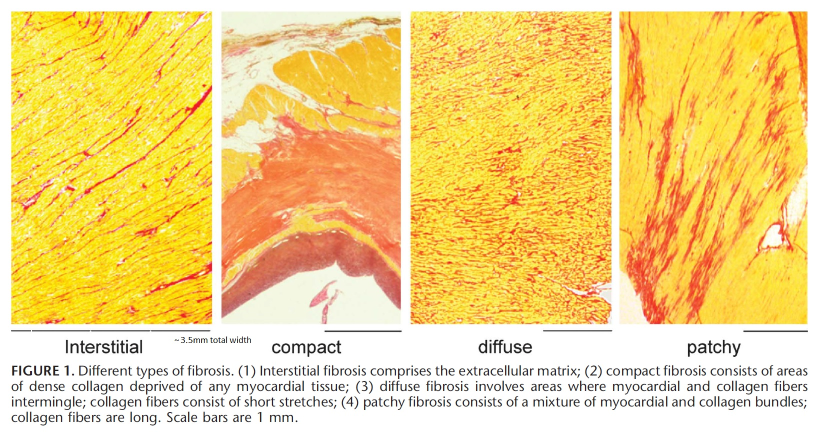
%> input picture micro_fibrosis.jpg, 1658 x 863 px (shown at 1/2 size)
$ octave --eval "makePerlinPopulationNoFibres;"   (GNU Octave 9; MATLAB toolbox functions it lacks are replaced by stand-ins)
%> lines starting %> are read from the running program, lines starting %| are printed output that depends on the picture; in (x1, y1, x2, y2) boxes, pixels count from 0 and x2, y2 are one past the last pixel; in counts of white or black regions, pixels touching at a corner belong together; the program's own positions count from 1
### FibrosisImageLoader.m
function fibro_maps = FibrosisImageLoader(reduce, cut_compact)
%> called with reduce = 1
% This function loads the source image of microfibrosis histology and
% converts the four different patterns into presence/absence maps via
% thresholding. The user specifies a single input, a boolean specifying
% whether or not to use 'reduced' patterns (representative sections of the
% full patterns). Maps are stored in a cell vector, with ordering
%        {interstitial, compact, diffuse, patchy}
%
% If a second argument is supplied, and set to true (1), then additional
% material will be cut from the compact pattern. Only used if reduce is
% also specified.

% First, load in the raw image
im = imread('micro_fibrosis.jpg');
%> im is the input picture: size 863x1658x3 uint8; mean R, G, B 243.5, 212.8, 133

% Define the threshold value in the green channel that determines fibrosis
% presence (decrease vaulue to increase fibrotic density - current value
% selected by experimentation)
green_threshold_val = 180;

% Define the size of the representative subsections (used if user specifies
% 'reduce' flag
subregion_width = 250;
subregion_height = 400;

% Define starting locations of the representative subsection for each image
% Each location is specified from the top-left corner
subregion_starts = [
    [100,120];
    [100,175];
    [50,125];
    [85,110]
    ];

% Create vectors of the amount of blue averaged along rows and columns
% (blue is best colour for picking out the starts and ends of each image
% in this case)
rows_B = mean(im(:,:,3),2);
%> rows_B = 863 values, max 255 at index 1, min 77.93 at index 496, mean 133
cols_B = mean(im(:,:,3),1);
%> cols_B = 1658 values, max 255 at index 1, min 89.6 at index 311, mean 133

% Define cutoff values for where images start and end in terms of these
% average values across columns/rows (values selected by plotting the above
% vectors and inspecting the output)
blue_cutoff_rows = 140;
blue_cutoff_cols = 180;

% All images start and end at the same vertical location, so top/bottom
% image boundaries may be found outside of the below loop
vert_start = find( rows_B < blue_cutoff_rows, 1);
%> vert_start = 25
vert_finish = find( rows_B < blue_cutoff_rows, 1, 'last');
%> vert_finish = 647

% Assume if not specified a flag for 'reduce', that no reduction is desired
if nargin < 1
    reduce = 0;
end

% Initialise the cell variable used to store the final patterns
fibro_maps = cell(1,4);

% Loop over the four images, thresholding each to get a presence/absence
% map for fibrosis
search_start = 1;
for k = 1:4

    % Find first point to the right of current location that goes below
    % the cutoff blue amount. Cutoff selected again by
    horz_start = search_start - 1 + find(cols_B(search_start:end) < blue_cutoff_cols, 1);
    % Find next point that goes above cutoff blue amount (subtract one so
    % this point is not included)
    horz_end = horz_start - 1 + find(cols_B(horz_start:end) >= blue_cutoff_cols, 1) - 1;

    % Now that image bounds are known
    image_G = squeeze(im(vert_start:vert_finish, horz_start:horz_end,2));

    % If using reduced images, cut out the representative sections (as
    % specified above) from the full images
    if reduce
        image_G = image_G( subregion_starts(k,2):subregion_starts(k,2)+subregion_height-1 , subregion_starts(k,1):subregion_starts(k,1)+subregion_width-1 );
    end

    % Convert this image into a presence/absence map for collagen by
    % thresholding the green channel as specified
    fibro_maps{k} = image_G < green_threshold_val;

    % Update beginning of search for next image
    search_start = horz_end+1;

end
%> this loop made 4 passes
%> (horz_start, horz_end, search_start) on passes 1 to 4: (24, 424, 425), (445, 801, 802), (822, 1223, 1224), (1240, 1614, 1615)
%> pass 1, in FibrosisImageLoader, `image_G = squeeze(im(vert_start:vert_finish, horz_start:horz_end,2));`:
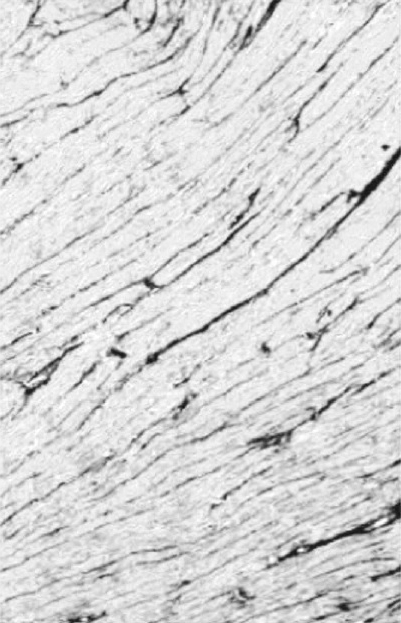
%> image_G: size 623x401 uint8; min 19, max 255, mean 214.8
%> pass 1, in FibrosisImageLoader, `image_G = image_G( subregion_starts(k,2):subregion_starts(k,2)+subregi..`:
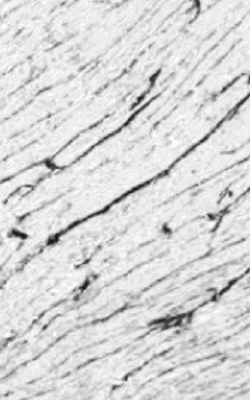
%> image_G: size 400x250 uint8; min 20, max 255, mean 216.2
%> pass 2, in FibrosisImageLoader, `image_G = squeeze(im(vert_start:vert_finish, horz_start:horz_end,2));`:
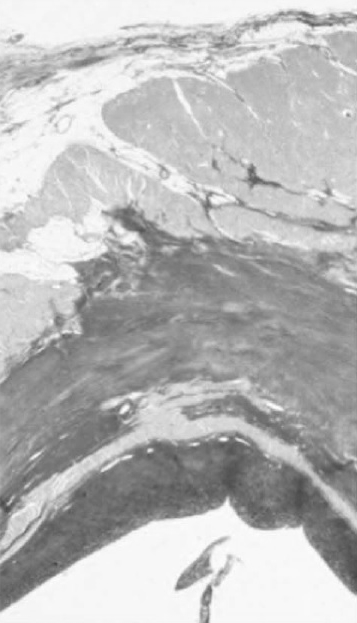
%> image_G: size 623x357 uint8; min 68, max 255, mean 184.5
%> pass 2, in FibrosisImageLoader, `image_G = image_G( subregion_starts(k,2):subregion_starts(k,2)+subregi..`:
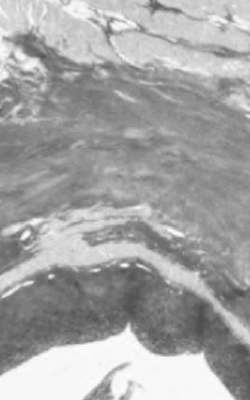
%> image_G: size 400x250 uint8; min 73, max 254, mean 164.8
%> after the loop, fibro_maps = 4 items

% Remove the questionable parts of the compact pattern using a 'fill
% remove' command on each contiguous piece of fibrosis at the boundary
% section.
if reduce
    fibro_maps{2} = fill_remove(fibro_maps{2}, [124, 399]);
    fibro_maps{2} = fill_remove(fibro_maps{2}, [100, 390]);
    fibro_maps{2} = fill_remove(fibro_maps{2}, [100, 300]);
else
    fibro_maps{2} = fill_remove(fibro_maps{2}, [17, 538]);
    fibro_maps{2} = fill_remove(fibro_maps{2}, [55, 504]);
    fibro_maps{2} = fill_remove(fibro_maps{2}, [62, 496]);
    fibro_maps{2} = fill_remove(fibro_maps{2}, [200, 480]);
    fibro_maps{2} = fill_remove(fibro_maps{2}, [190, 575]);
    fibro_maps{2} = fill_remove(fibro_maps{2}, [222, 573]);
    fibro_maps{2} = fill_remove(fibro_maps{2}, [210, 590]);
    fibro_maps{2} = fill_remove(fibro_maps{2}, [217, 584]);
end

% Remove the top part of the image for compact, if using reduced patterns
% and specifically requested
if nargin > 1
    if reduce && cut_compact
        fibro_maps{2} = fill_remove(fibro_maps{2}, [152, 8]);
        fibro_maps{2} = fill_remove(fibro_maps{2}, [193, 18]);
        fibro_maps{2} = fill_remove(fibro_maps{2}, [110, 30]);
        fibro_maps{2} = fill_remove(fibro_maps{2}, [96, 12]);
        fibro_maps{2} = fill_remove(fibro_maps{2}, [142, 30]);
        fibro_maps{2} = fill_remove(fibro_maps{2}, [226, 30]);
        fibro_maps{2} = fill_remove(fibro_maps{2}, [248, 34]);
        fibro_maps{2} = fill_remove(fibro_maps{2}, [231, 18]);
    end
end


% [13 lines of commented-out code are left out]

end


function pattern = fill_remove(pattern, seed_loc)
% This function performs a fill remove operation that zeros all sites
% connected to the seed location in the given pattern. A Moore
% neighbourhood is used (diagonals count as connected)

pattern = remove_and_propagate(pattern, seed_loc(2), seed_loc(1) );
%> in remove_and_propagate, `A(i,j) = 0;`:
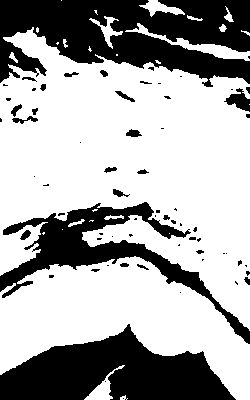
%> A: size 400x250 logical; 66.2% white; 67 black regions (42 under 20 px), largest, box (x1, y1, x2, y2) and area: (0, 0, 250, 87) 14471, (0, 324, 236, 400) 10591, (0, 202, 250, 344) 7190
%> in remove_and_propagate (call 3), `A(i,j) = 0;`: A: size 400x250 logical; 66.2% white; 66 black regions (41 under 20 px), largest, box (x1, y1, x2, y2) and area: (0, 0, 250, 87) 14471, (0, 324, 236, 400) 10594, (0, 202, 250, 344) 7190
%> in remove_and_propagate (call 6), `A(i,j) = 0;`: A: size 400x250 logical; 66.2% white; 66 black regions (41 under 20 px), largest, box (x1, y1, x2, y2) and area: (0, 0, 250, 87) 14471, (0, 324, 236, 400) 10595, (0, 202, 250, 344) 7190
%> in remove_and_propagate (call 10), `A(i,j) = 0;`: A: size 400x250 logical; 66.2% white; 66 black regions (41 under 20 px), largest, box (x1, y1, x2, y2) and area: (0, 0, 250, 87) 14471, (0, 324, 236, 400) 10596, (0, 202, 250, 344) 7190
%> in remove_and_propagate (call 13), `A(i,j) = 0;`: A: size 400x250 logical; 66.2% white; 66 black regions (41 under 20 px), largest, box (x1, y1, x2, y2) and area: (0, 0, 250, 87) 14471, (0, 324, 236, 400) 10597, (0, 202, 250, 344) 7190
%> in remove_and_propagate (call 18), `A(i,j) = 0;`: A: size 400x250 logical; 66.2% white; 66 black regions (41 under 20 px), largest, box (x1, y1, x2, y2) and area: (0, 0, 250, 87) 14471, (0, 324, 236, 400) 10598, (0, 202, 250, 344) 7190
%> in remove_and_propagate (call 23), `A(i,j) = 0;`: A: size 400x250 logical; 66.2% white; 66 black regions (41 under 20 px), largest, box (x1, y1, x2, y2) and area: (0, 0, 250, 87) 14471, (0, 324, 236, 400) 10599, (0, 202, 250, 344) 7190
%> in remove_and_propagate (call 30), `A(i,j) = 0;`: A: size 400x250 logical; 66.2% white; 66 black regions (41 under 20 px), largest, box (x1, y1, x2, y2) and area: (0, 0, 250, 87) 14471, (0, 324, 236, 400) 10600, (0, 202, 250, 344) 7190
%> in remove_and_propagate (call 31), `A(i,j) = 0;`: A: size 400x250 logical; 66.2% white; 66 black regions (41 under 20 px), largest, box (x1, y1, x2, y2) and area: (0, 0, 250, 87) 14471, (0, 324, 236, 400) 10601, (0, 202, 250, 344) 7190
%> in remove_and_propagate (call 37), `A(i,j) = 0;`: A: size 400x250 logical; 66.2% white; 66 black regions (41 under 20 px), largest, box (x1, y1, x2, y2) and area: (0, 0, 250, 87) 14471, (0, 324, 236, 400) 10602, (0, 202, 250, 344) 7190
%> in remove_and_propagate (call 38), `A(i,j) = 0;`: A: size 400x250 logical; 66.2% white; 66 black regions (41 under 20 px), largest, box (x1, y1, x2, y2) and area: (0, 0, 250, 87) 14471, (0, 324, 236, 400) 10603, (0, 202, 250, 344) 7190
%> in remove_and_propagate (call 39), `A(i,j) = 0;`: A: size 400x250 logical; 66.2% white; 66 black regions (41 under 20 px), largest, box (x1, y1, x2, y2) and area: (0, 0, 250, 87) 14471, (0, 324, 236, 400) 10604, (0, 202, 250, 344) 7190
%> in remove_and_propagate (call 38), `A = remove_and_propagate(A,i+1,j+1);`: A: size 400x250 logical; 66.2% white; 66 black regions (41 under 20 px), largest, box (x1, y1, x2, y2) and area: (0, 0, 250, 87) 14471, (0, 324, 236, 400) 10615, (0, 202, 250, 344) 7190

% Subfunction that removes the current site and spills into all filled
% neighbours. Currently creates 8 recursive calls and THEN checks how
% valid they are. Probably more efficient (but much uglier) to check
% before doing a recursive call
%> the run ends on the next line
    function A = remove_and_propagate(A,i,j)

        % Ensure that processing only occurs within image boundaries, and
        % if current site is filled (if test fails before trying to check
        % A(i,j) when outside bounds, so this is safe
        if i >= 1 && j >= 1 && i <= size(A,1) && j <= size(A,2) && A(i,j) == 1

            % Remove this site
            A(i,j) = 0;

            % Propagate to all neighbours (Moore neighbourhood)
            A = remove_and_propagate(A,i-1,j);
            A = remove_and_propagate(A,i-1,j-1);
            A = remove_and_propagate(A,i,j-1);
            A = remove_and_propagate(A,i+1,j-1);
            A = remove_and_propagate(A,i+1,j);
            A = remove_and_propagate(A,i+1,j+1);
            A = remove_and_propagate(A,i,j+1);
            A = remove_and_propagate(A,i-1,j+1);

        end

    end


end

### makePerlinPopulationNoFibres.m
function makePerlinPopulationNoFibres(filename)
% This function creates a population of Perlin noise-derived patterns that
% all fall within a sufficient degree of similarity to a target pattern,
% which may be one of the histological

% Define the "pixel width", taken from the histological images but also
% used to give physical dimensions to pixels in synthetic data
pixel_width = 1/136;      % (mm)

% Specify the number of particles to use for ABC-SMC
N_parts = 250;

% Specify whether to match a histological pattern, or to match to a set of provided "true" parameter values
match_histo = 1;
% Specify the histological pattern to match (if doing so), and whether to use full or reduced patterns
histo_pattern = 'diffuse';     % Options are 'interstitial', 'compact', 'diffuse', 'patchy'
reduce_patterns = 1;                % 0 - take the full images,   1 - reduce to representative sections

% Specify the properties of the target pattern, used when match_histo is set to false
Nx = 400;
Ny = 400;
density = 0.2;


% PARAMETERS ARE:
% [ patchiness, feature_size, roughness, patch_size, alignment_ratio, direction]

% Define the prior for ABC-SMC. Mins and maxs are the ranges of prior,
% scale_param selects between uniform and logarithmic prior
params_mins = [ 0, 0.1, 0, 1, 1/2, -pi/2 ];
params_maxs = [ 0.5, 2, 1, 8, 50, pi/2 ];
scale_param = logical([ 0, 0, 0, 0, 1, 0]);

% Parameters to match when using ABC-SMC to re-match a provided pattern
match_params = [ 0.2, 0.75, 0.85, 2.8, 3, -5*pi/8];


%%% RUN MAIN CODE

if match_histo   % Attempting to fit to one of the four histological patterns

	% Load in the requested pattern
	presences = FibrosisImageLoader(reduce_patterns);
